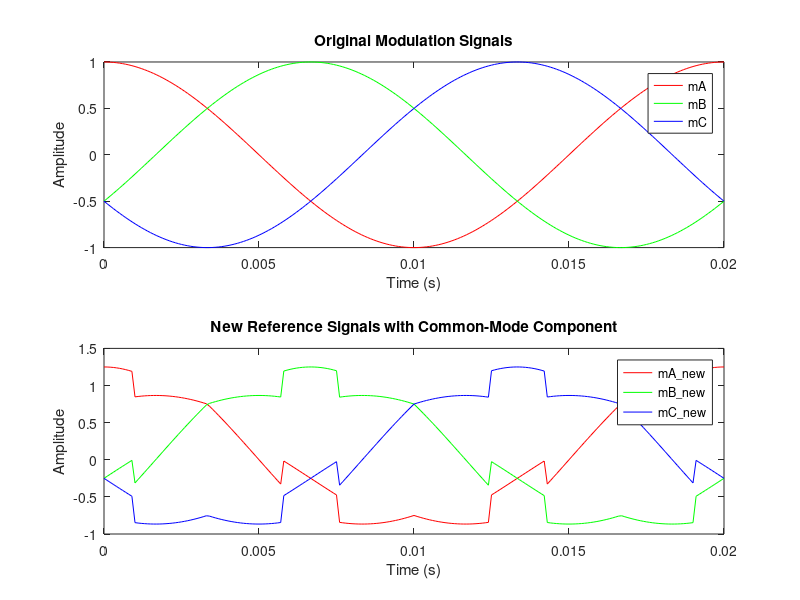

Write the MATLAB code that produced this figure.
% MATLAB Script for 3-Level SVM (NTSVPWM)
% Based on the paper: "A Simple Carrier-Based Implementation for a General 3-level Inverter Using Nearest Three Space Vector PWM Approach"

% Parameters
Vdc = 400;          % DC-link voltage
M = 1.0;            % Modulation index (can be up to 1.0)
fout = 50;          % Output frequency (Hz)
fs = 10e3;          % Sampling frequency (Hz)
Ts = 1/fs;          % Sampling period
t = 0:Ts:1/fout;    % Time vector for one period

% Modulation signals (3-phase)
theta = 2*pi*fout*t; % Electrical angle
mA = M * cos(theta); % Phase A modulation signal
mB = M * cos(theta - 2*pi/3); % Phase B modulation signal
mC = M * cos(theta - 4*pi/3); % Phase C modulation signal

% Initialize new reference signals
mA_new = zeros(size(t)); % New reference for phase A
mB_new = zeros(size(t)); % New reference for phase B
mC_new = zeros(size(t)); % New reference for phase C

% Common-mode signal calculation
for i = 1:length(t)
    % Find max, mid, and min values of mA, mB, mC
    max_val = max([mA(i), mB(i), mC(i)]);
    min_val = min([mA(i), mB(i), mC(i)]);
    mid_val = mA(i) + mB(i) + mC(i) - max_val - min_val;
    
    % Calculate common-mode signal (m_cm)
    if (max_val - min_val) < 0.5
        m_cm = min_val / 2;
    elseif (mid_val - min_val) < 0.5
        m_cm = (max_val - 0.5) / 2;
    else
        m_cm = mid_val / 2;
    end
    
    % Calculate new reference signals
    mA_new(i) = mA(i) + m_cm;
    mB_new(i) = mB(i) + m_cm;
    mC_new(i) = mC(i) + m_cm;
end

% Plotting the results
figure;
subplot(2,1,1);
plot(t, mA, 'r', t, mB, 'g', t, mC, 'b');
title('Original Modulation Signals');
legend('mA', 'mB', 'mC');
xlabel('Time (s)');
ylabel('Amplitude');

subplot(2,1,2);
plot(t, mA_new, 'r', t, mB_new, 'g', t, mC_new, 'b');
title('New Reference Signals with Common-Mode Component');
legend('mA\_new', 'mB\_new', 'mC\_new');
xlabel('Time (s)');
ylabel('Amplitude');
